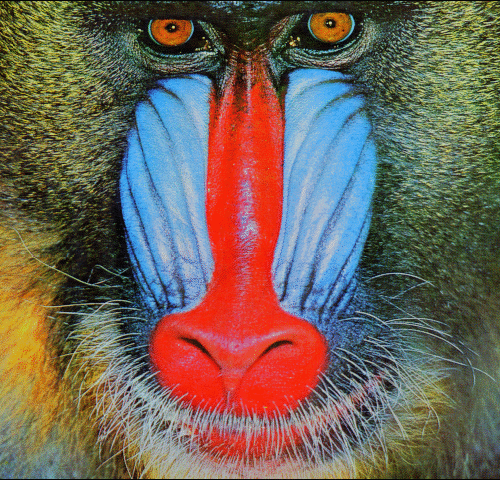
#> input picture assets/baboon.jpg, 500 x 480 px
$ jupyter execute task3.ipynb
#> lines starting #> are read from the running program, lines starting #| are printed output that depends on the picture
[cell 1]
import cv2
import matplotlib.pyplot as plt
import numpy as np

[cell 2]
def displayImage(img):
    newImage = cv2.cvtColor(img, cv2.COLOR_BGR2RGB)
    plt.imshow(newImage)
    plt.show()

[cell 3]
image= cv2.imread('assets/baboon.jpg')
#> image is the input picture: shape (480, 500, 3); mean B, G, R 88.7, 100.4, 113
point = None
var1 = 0
var2 = 0


def clickFunction(event,x,y,flags,param):
    global point,var1,var2
    if event == cv2.EVENT_LBUTTONDOWN:
        if point is None:
            point = (x,y)
            var1=x
            var2=y
            print(f"Point 1: {point}")


cv2.namedWindow('image')
cv2.setMouseCallback('image',clickFunction)

while(True):
    cv2.imshow('image',image)
    key = cv2.waitKey(1)
#> (key Esc is pressed here)
    if key == 27:
        break
cv2.destroyAllWindows()

#creat the mask
mask = np.zeros(image.shape[:2], dtype=np.uint8)


pixel_value = image[var2, var1]
#> pixel_value = [6, 6, 6]

#set the values of B, G, R from the point that ws clicked on
b=pixel_value[0]
#> b = 6
g=pixel_value[1]
#> g = 6
r=pixel_value[2]
#> r = 6
print(pixel_value)
#| [6 6 6]


#for every matching pixel for the color clicked on add a white pixel in the mask
for i in range(image.shape[0]):
    for j in range(image.shape[1]):
        if image[i,j,0]==b and image[i,j,1]==g and image[i,j,2]==r :
                 mask[i, j] = 255
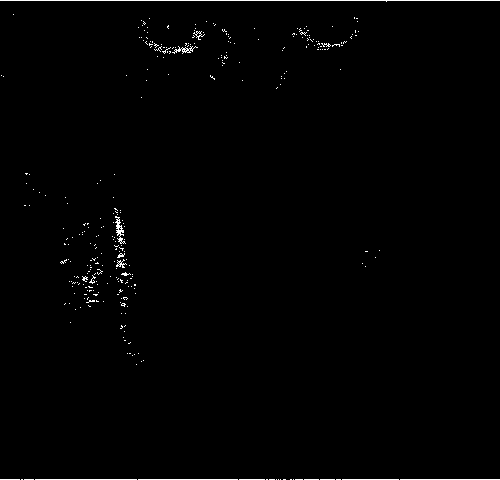
#> mask: shape (480, 500); 0.8% white in thin lines or dots

#bitwise and operation between the mask and the original image
masked_image_and = cv2.bitwise_and(image, image, mask=mask)
#> masked_image_and: shape (480, 500, 3); values 0 (black) and 6 (white), 0.8% white in thin lines or dots

displayImage(mask)
#> in displayImage, `newImage = cv2.cvtColor(img, cv2.COLOR_BGR2RGB)`: newImage: shape (480, 500, 3); 0.8% white in thin lines or dots
displayImage(image)
displayImage(masked_image_and)
